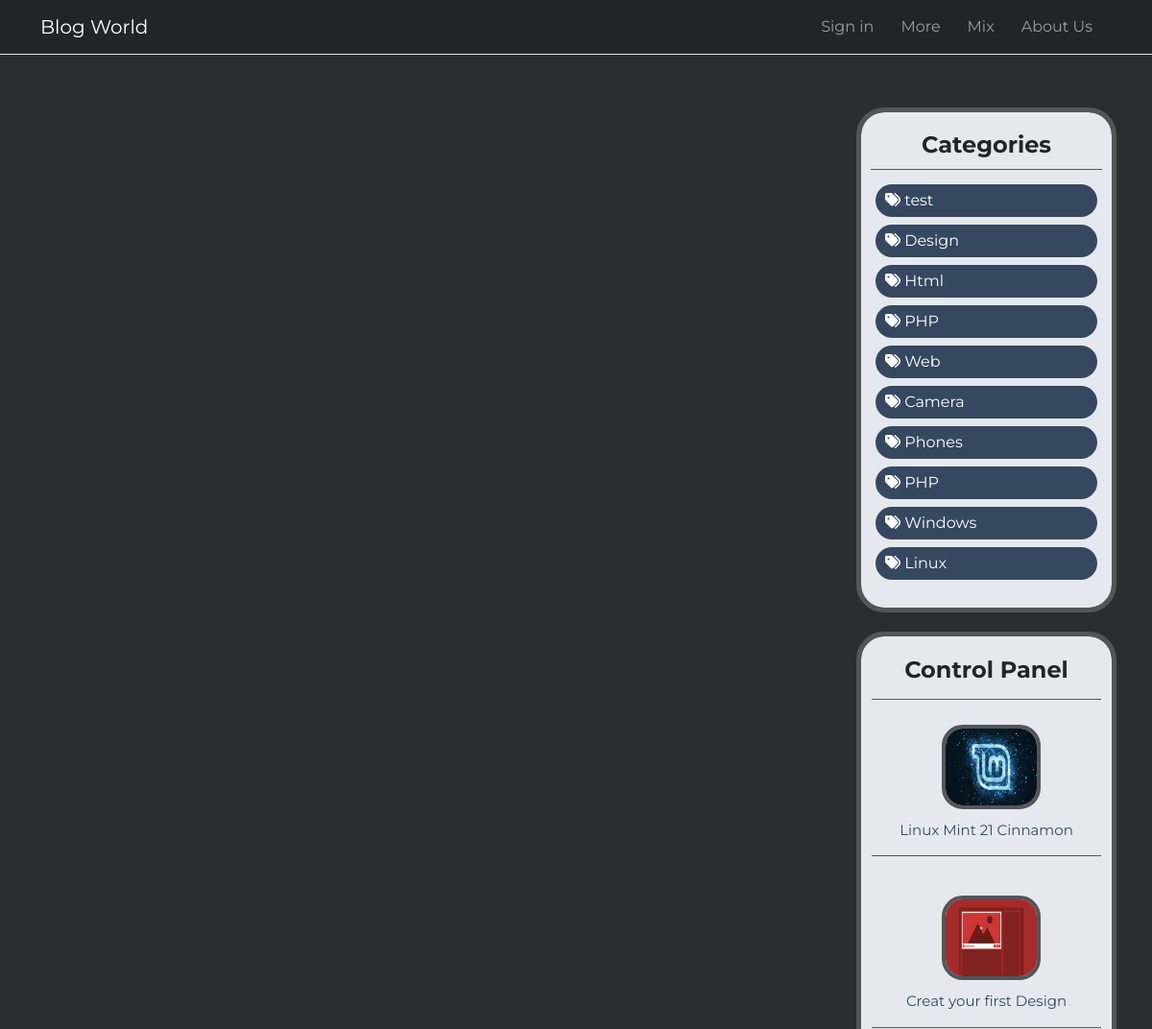
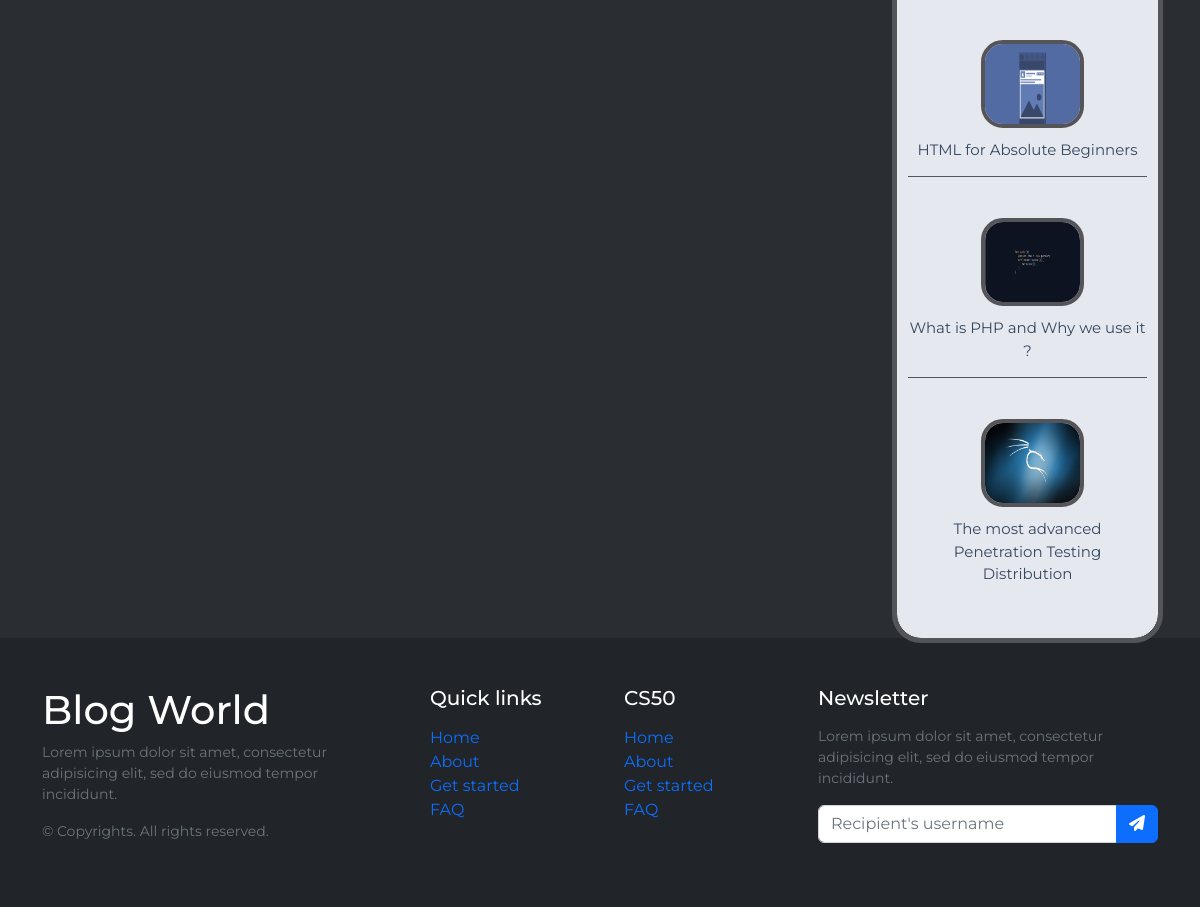
The app's page /category.php with its own data (2 pictures, top to bottom).
### tables this page shows
CREATE TABLE `categories` (
  `id` int(11) NOT NULL,
  `categoryName` varchar(100) NOT NULL,
  `categoryDate` datetime NOT NULL DEFAULT current_timestamp()
);

CREATE TABLE `posts` (
  `id` int(11) NOT NULL,
  `postTitle` varchar(200) NOT NULL,
  `postCat` varchar(200) NOT NULL,
  `postImage` varchar(200) NOT NULL,
  `postContent` varchar(10000) NOT NULL,
  `postDate` datetime NOT NULL DEFAULT current_timestamp(),
  `postAuthor` varchar(200) NOT NULL
);

### category.php (the view, shortened to what this page needs)
<?php
    include('include/connection.php');
    include("public/header.php");
?>
    <div class="content">
        <div class="container">
            <div class="row">
                <div class="col-md-9">
                </div>
                <div class="col-md-3">
                    <div class="categories">
                        <h4>Categories</h4>
                        <ul>
                            <?php
                            $query = "SELECT * FROM categories ORDER BY id desc";
                            $result = mysqli_query($conn,$query);
                            while($row = mysqli_fetch_assoc($result)){
                            ?>
                            <li>
                                <a href="category.php?category=<?php echo $row['categoryName']?>">
                                    <span><i class="fa-solid fa-tags"></i></span>
                                    <span><?php echo $row['categoryName'];?></span>
                                    </a>
                            </li>
                            <?php
                            }
                            ?>
                        </ul>
                    </div>
                    <div class="last-posts">
                        <h4>Control Panel</h4>
                        <ul>
                        <?php
                            $query = "SELECT * FROM posts ORDER BY id DESC LIMIT 5";
                            $result = mysqli_query($conn,$query);
                            while($row = mysqli_fetch_assoc($result)){
                            ?>
                            <li>
                                <a href="post.php?id=<?php echo $row['id'];?>">
                                    <span class="span-image"><img src="uploads/<?php echo $row['postImage'];?>" alt="image1" ></span>
                                </a>
                                <br>
                                <a href="post.php?id=<?php echo $row['id'];?>">
                                    <span><?php echo $row['postTitle']?></span>
                                </a>
                            </li>
                            <?php
                            }
                            ?>
                        </ul>
                    </div>
                </div>
            </div>
        </div>
    </div>
<?php
    include("public/footer.php");
?>

### css/custom.css (style rules this page uses)
:root { --first-color: #354860; --second-color: #54545b; --third-color : #c9d0dc; --forth-color: #2a2e32; --fifth-color: #e5e8ee; --sixth-color: #000000; --seventh-color: #3b5499; }
a { text-decoration: none; }
body { background: var(--forth-color); font-family: 'Montserrat', sans-serif; }
.content { margin-top: 60px; }
.categories { background: var(--fifth-color); border-bottom: 1px solid #EAEAEA; border-radius: 1.5em; padding: 20px 10px; margin-bottom: 30px; outline: 5px solid var(--second-color); }
.categories h4 { text-align: center; font-weight: bold; padding-bottom: 10px; margin-bottom: 15px; border-bottom: 1px solid var(--second-color); }
.categories ul { list-style: none; padding: 0; margin: 0; }
.categories ul li { background: var(--first-color); margin: 8px 5px; padding: 5px 10px; border-radius: 2px; border-radius: 1.5em; }
.categories ul li a { color: #FFF; }
.last-posts { background: var(--fifth-color); border: 1px solid #EAEAEA; border-radius: 1.5em; padding: 20px 10px ; outline: 5px solid var(--second-color); }
.last-posts h4 { text-align: center; font-weight: bold; }
.last-posts ul { list-style: none; margin-top: 10px; padding: 0; }
.last-posts ul li { border-bottom: 1px solid var(--second-color); margin: 15px 0; padding: 15px 0; text-align: center; font-size: 15px; }
.last-posts ul li:first-child { border-top: 1px solid var(--second-color); }
.last-posts ul li:last-child { border-bottom: 0; }
.last-posts ul li .span-image { margin-left: 10px; }
.last-posts ul li .span-image img { width: 40%; height: 80px; border-radius: 1.2em; margin: 15px 15px; filter: drop-shadow(8px 8px 10px rgb(24, 24, 24)); filter: grayscale(30%); outline: 4px solid var(--second-color); }
.last-posts ul li a { color: var(--first-color); }

### records on screen
categories: categoryName "test"
categories: categoryName "Design"
categories: categoryName "Html"
categories: categoryName "PHP"
categories: categoryName "Web"
categories: categoryName "Camera"
categories: categoryName "Phones"
categories: categoryName "PHP"
categories: categoryName "Windows"
categories: categoryName "Linux"
posts: postImage (picture), postTitle "Linux Mint 21 Cinnamon"
posts: postImage (picture), postTitle "Creat your first Design"
posts: postImage (picture), postTitle "HTML for Absolute Beginners"
posts: postImage (picture), postTitle "What is PHP and Why we use it ?"
posts: postImage (picture), postTitle "The most advanced Penetration Testing Distribution"
